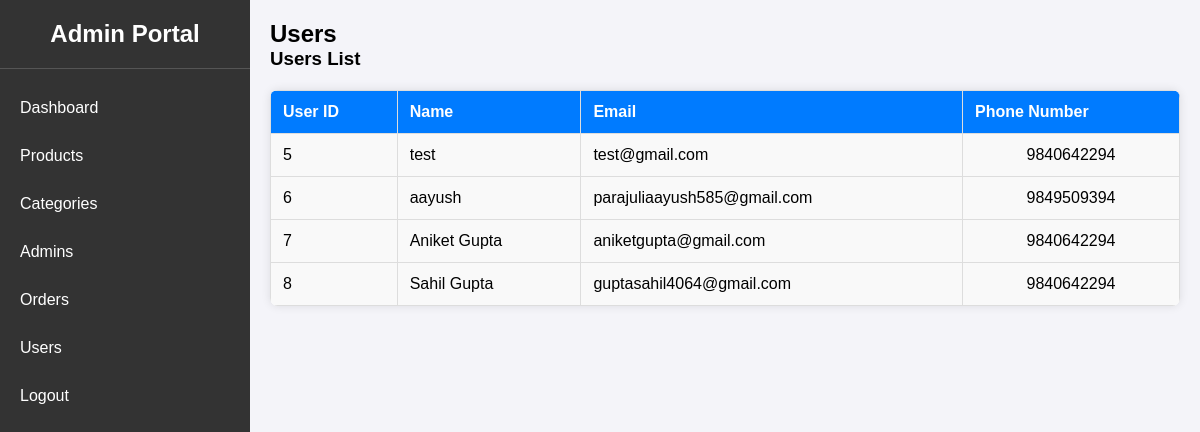
/admin/users.php, run on the app's committed database.
### tables this page shows
CREATE TABLE `customers` (
  `userid` int(11) NOT NULL,
  `name` varchar(100) NOT NULL,
  `email` varchar(100) NOT NULL,
  `phone` varchar(20) DEFAULT NULL,
  `password` varchar(50) NOT NULL,
  `conpassword` varchar(50) NOT NULL
);

### admin/users.php (the view, shortened to what this page needs)
<?php
    include('include/connectdb.php');
    function fetchUsers($conn) {
        $selectQuery = "SELECT userid, name, email, phone FROM customers";
        $result = $conn->query($selectQuery);
        if ($result->num_rows > 0) {
            return $result->fetch_all(MYSQLI_ASSOC);
        } else {
            return [];
        }
    }
    $users = fetchUsers($conn);
?>
<!DOCTYPE html>
<html lang="en">
<head>
    <link rel="stylesheet" href="css/styles.css">
</head>
<body>
    <div class="sidebar">
        <div class="sidebar-header">
            <h2>Admin Portal</h2>
        </div>
        <ul class="nav-links">
            <li><a href="adminportal.php">Dashboard</a></li>
            <li><a href="products.php">Products</a></li>
            <li><a href="categories.php">Categories</a></li>
            <li><a href="admins.php">Admins</a></li>
            <li><a href="orders.php">Orders</a></li>
            <li><a href="users.php">Users</a></li>
            <li><a href="logout.php">Logout</a></li>
        </ul>
    </div>
    <div class="main-content">
        <h2>Users</h2>
        <div class="users-table">
            <h3>Users List</h3>
            <table id="userTable" class="user-table">
                <thead>
                    <tr>
                        <th>User ID</th>
                        <th>Name</th>
                        <th>Email</th>
                        <th>Phone Number</th>
                    </tr>
                </thead>
                <tbody>
                    <?php foreach ($users as $user): ?>
                        <tr>
                            <td><?php echo $user['userid']; ?></td>
                            <td><?php echo $user['name']; ?></td>
                            <td><?php echo $user['email']; ?></td>
                            <td><?php echo $user['phone']; ?></td>
                        </tr>
                    <?php endforeach; ?>
                </tbody>
            </table>
        </div>
</body>
</html>

### admin/css/styles.css (style rules this page uses)
* { box-sizing: border-box; margin: 0; padding: 0; }
body { font-family: Arial, sans-serif; background-color: #f0f0f0; display: flex; flex-direction: column; min-height: 100vh; margin: 0; }
.sidebar { background-color: #333; color: white; width: 250px; height: 100%; position: fixed; left: 0; top: 0; overflow-y: auto; }
.sidebar-header { text-align: center; padding: 20px 0; border-bottom: 1px solid #555; margin-bottom: 20px; }
.nav-links { list-style-type: none; padding: 0; }
.nav-links li { margin-bottom: 10px; }
.nav-links li a { display: block; padding: 10px 20px; color: white; text-decoration: none; transition: background-color 0.3s ease; }
.main-content { margin-left: 250px; padding: 20px; flex-grow: 1; }

### admin/users.php (style rules this page uses)
.main-content { margin-left: 250px; padding: 20px; font-family: Arial, sans-serif; background-color: #f4f4f9; }
.user-table { width: 100%; border-collapse: collapse; margin-top: 20px; background-color: white; border-radius: 8px; overflow: hidden; box-shadow: 0 0 10px rgba(0, 0, 0, 0.1); }
.user-table th, .user-table td { border: 1px solid #ddd; padding: 12px; text-align: left; }
.user-table th { background-color: #007bff; color: white; font-weight: bold; }
.user-table td { background-color: #f9f9f9; }
.user-table td:last-child { text-align: center; }

### data on the page
customers: userid "5", name "test", email "test@gmail.com", phone "9840642294"
customers: userid "6", name "aayush", email "parajuliaayush585@gmail.com", phone "9849509394"
customers: userid "7", name "Aniket Gupta", email "aniketgupta@gmail.com", phone "9840642294"
customers: userid "8", name "Sahil Gupta", email "guptasahil4064@gmail.com", phone "9840642294"
